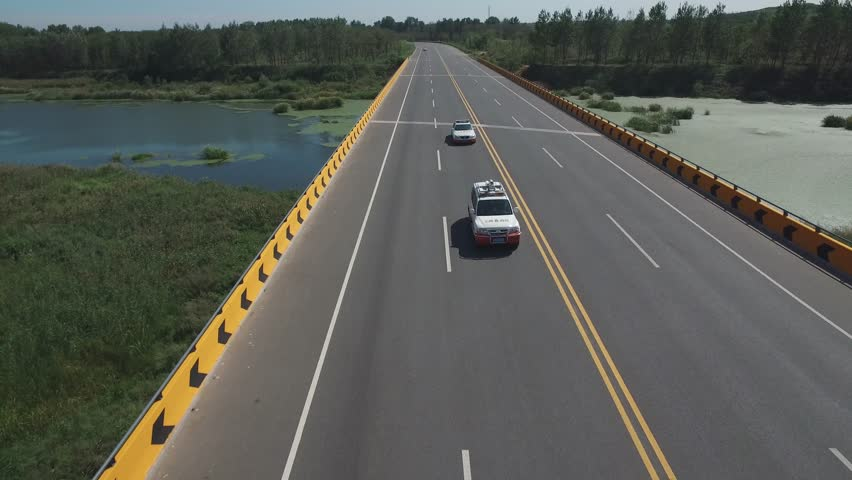
//> input picture Assignment4/Ques2/Carstraight.jpg, 852 x 480 px, given in place of pic1.jpg, which was not available
$ ./hough_line   (built with g++ and OpenCV 4)
//> lines starting //> are read from the running program, lines starting //| are printed output that depends on the picture; pictures that were not available may be replaced by others from this repository, and a replacement may not be noted
/**
 * @file hough_line.cpp
 * @author Deepesh
 * @brief Draw Hough lines (Probabilistic and non probabilistic)
 * @version 0.1
 * @date 2019-07-17
 *
 * @copyright Copyright (c) 2019
 *
 */
#include "opencv2/highgui/highgui.hpp"
#include "opencv2/imgproc/imgproc.hpp"
#include "opencv2/imgcodecs/imgcodecs.hpp"
#include <iostream>

using namespace cv;
using namespace std;

/**
 * @brief helper function
 *
 */
void help();

int main(int argc, char** argv)
{
 const char* filename = argc >= 2 ? argv[1] : "pic1.jpg";

 Mat src = imread(filename, 0);
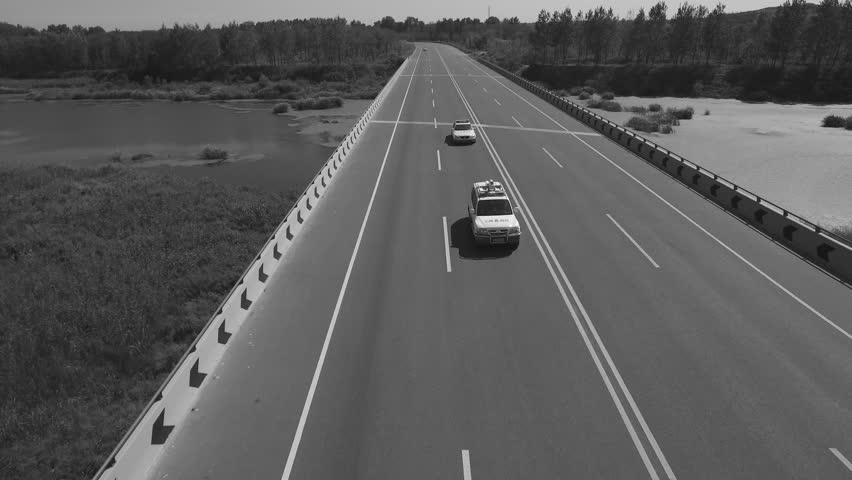
//> src: 480 rows x 852 cols, CV_8UC1; min 11, max 255, mean 90.8
 if(src.empty())
 {
     help();
     cout << "can not open " << filename << endl;
     return -1;
 }

 Mat dst, cdst, cdstP;
 Canny(src, dst, 50, 200, 3);
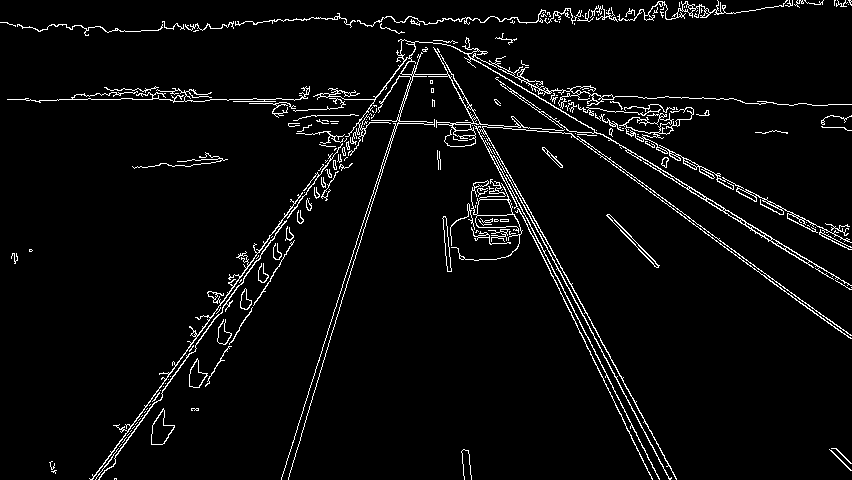
//> dst: 480 rows x 852 cols, CV_8UC1; 4.1% white in thin lines or dots
 cvtColor(dst, cdst, CV_GRAY2BGR);
//> cdst: 480 rows x 852 cols, CV_8UC3; 4.1% white in thin lines or dots

 cdstP = cdst.clone();
 vector<Vec2f> lines;
 HoughLines(dst, lines, 1, CV_PI/180, 150, 0, 0 );
//> lines = 48 lines (rho, theta), first 12: [-370, 2.67], [361, 0.63], [-366, 2.65], [99, 1.57], [-194, 2.11], [414, 0.31], [-204, 2.13], [357, 0.63], [-376, 2.69], [-229, 2.2], [-168, 2.04], [-170, 2.04]

  for( size_t i = 0; i < lines.size(); i++ )
  {
     float rho = lines[i][0], theta = lines[i][1];
     Point pt1, pt2;
     double a = cos(theta), b = sin(theta);
     double x0 = a*rho, y0 = b*rho;
     pt1.x = cvRound(x0 + 1000*(-b));
     pt1.y = cvRound(y0 + 1000*(a));
     pt2.x = cvRound(x0 - 1000*(-b));
     pt2.y = cvRound(y0 - 1000*(a));
     line( cdst, pt1, pt2, Scalar(0,0,255), 3, LINE_AA);
  }
//> this loop made 48 passes
//> (rho, theta, a, b, x0, y0) on passes 1 to 12: (-370, 2.67, -0.891, 0.454, 329.7, -168), (361, 0.628, 0.809, 0.588, 292.1, 212.2), (-366, 2.65, -0.883, 0.469, 323.2, -171.8), (99, 1.57, -4.37e-08, 1, -4.33e-06, 99), (-194, 2.11, -0.515, 0.857, 99.92, -166.3), (414, 0.314, 0.951, 0.309, 393.7, 127.9), (-204, 2.13, -0.53, 0.848, 108.1, -173), (357, 0.628, 0.809, 0.588, 288.8, 209.8), (-376, 2.69, -0.899, 0.438, 337.9, -164.8), (-229, 2.2, -0.588, 0.809, 134.6, -185.3), (-168, 2.04, -0.454, 0.891, 76.27, -149.7), (-170, 2.04, -0.454, 0.891, 77.18, -151.5)
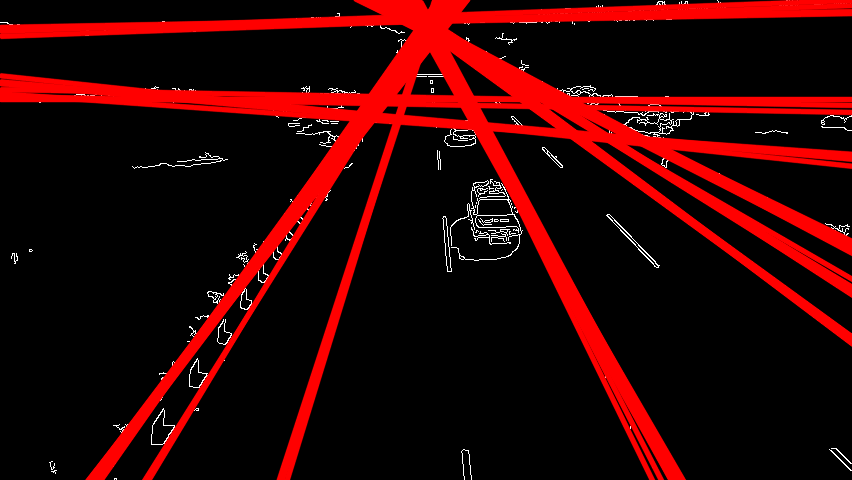
//> cdst: 480 rows x 852 cols, CV_8UC3; mean B, G, R 2.5, 2.5, 46.3

  vector<Vec4i> linesP;
  HoughLinesP(dst, linesP, 1, CV_PI/180, 50, 50, 10 );
//> linesP = 98 lines (x1, y1, x2, y2), first 8: [510, 180, 669, 479], [210, 99, 300, 99], [115, 455, 359, 119], [566, 303, 652, 479], [564, 292, 659, 479], [445, 41, 626, 150], [489, 61, 844, 241], [662, 198, 850, 335]
  for( size_t i = 0; i < linesP.size(); i++ )
  {
    Vec4i l = linesP[i];
    line( cdstP, Point(l[0], l[1]), Point(l[2], l[3]), Scalar(0,0,255), 3, CV_AA);
  }
//> this loop made 98 passes
//> l on passes 1 to 12: [510, 180, 669, 479], [210, 99, 300, 99], [115, 455, 359, 119], [566, 303, 652, 479], [564, 292, 659, 479], [445, 41, 626, 150], [489, 61, 844, 241], [662, 198, 850, 335], [114, 450, 325, 160], [286, 461, 418, 54], [92, 479, 199, 332], [447, 65, 507, 172]
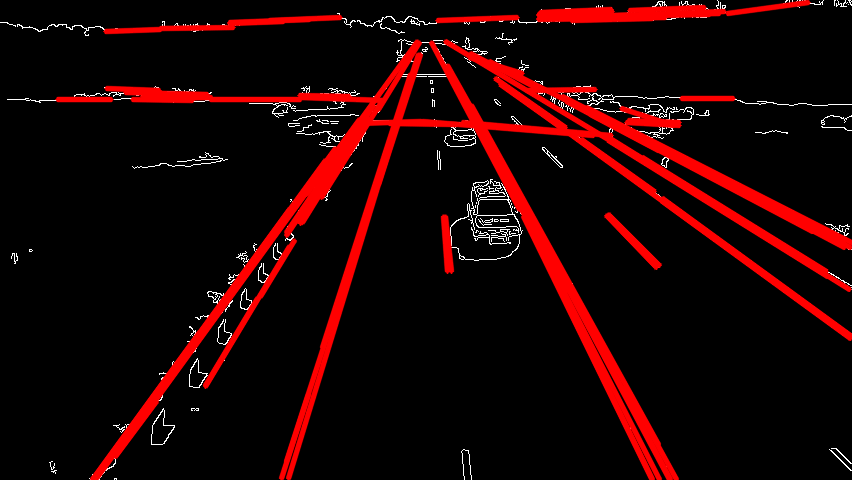
//> cdstP: 480 rows x 852 cols, CV_8UC3; mean B, G, R 3.3, 3.3, 29.4
 imshow("source", src);
 imshow("detected lines Standard Hough transform", cdst);
 imshow("detected lines Probabilistic Hough transform", cdstP);
 imwrite("Standard Hough transform.jpg", cdst);
 imwrite("Probabilistic Hough transform.jpg", cdstP);
 waitKey();

 return 0;
}


void help()
{
 cout << "\nThis program demonstrates line finding with the Hough transform.\n"
         "Usage:\n"
         "./houghlines <image_name>" << endl;
}

$ run again, on Assignment4/Ques2/test_img.jpg
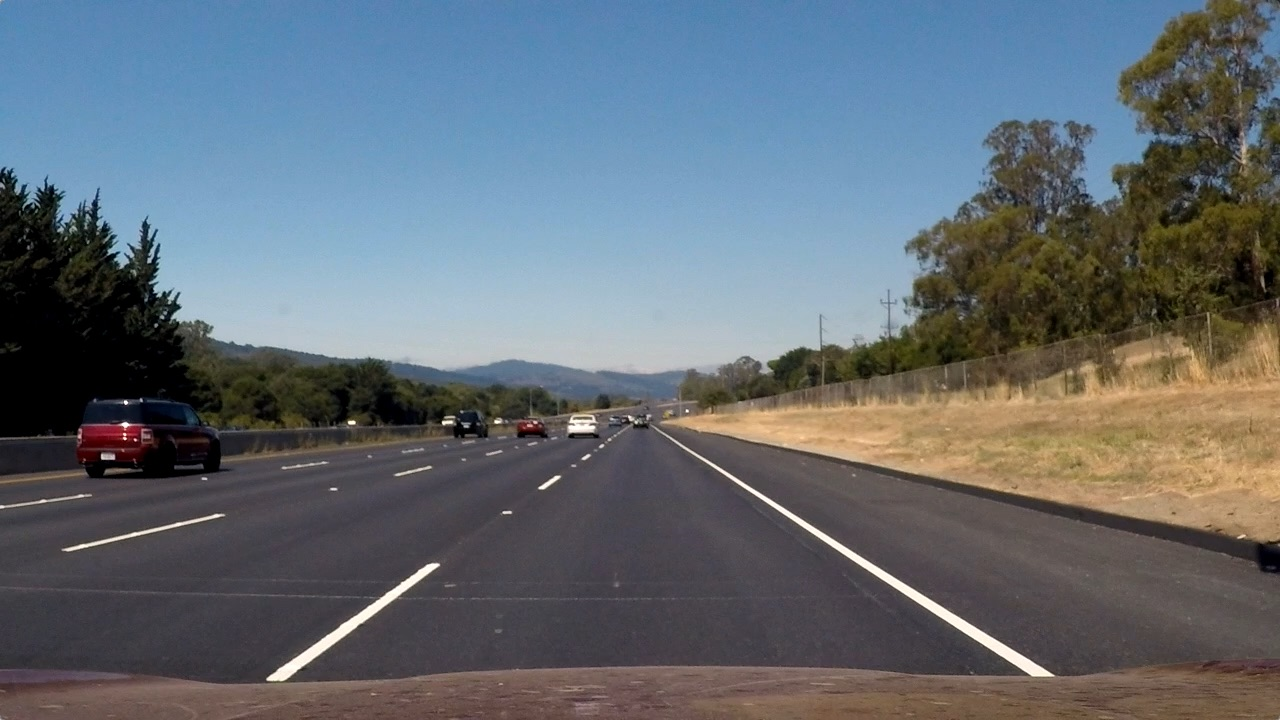
//> input picture Assignment4/Ques2/test_img.jpg, 1280 x 720 px
//> dst: 720 rows x 1280 cols, CV_8UC1; 4.5% white in thin lines or dots
//> lines = 183 lines (rho, theta), first 12: [264, 1.8], [15, 2.13], [473, 1.48], [439, 1.54], [437, 1.54], [290, 1.76], [5, 2.15], [441, 1.52], [480, 1.45], [444, 1.52], [708, 0.96], [450, 1.5]
//> the loop `for( size_t i = 0; i < lines.size(); i++ )` made 183 passes
//> (rho, theta, a, b, x0, y0) on passes 1 to 3: (264, 1.8, -0.225, 0.974, -59.39, 257.2), (15, 2.13, -0.53, 0.848, -7.95, 12.72), (473, 1.48, 0.0872, 0.996, 41.22, 471.2)
//> after the loop `for( size_t i = 0; i < lines.size(); i++ )`:
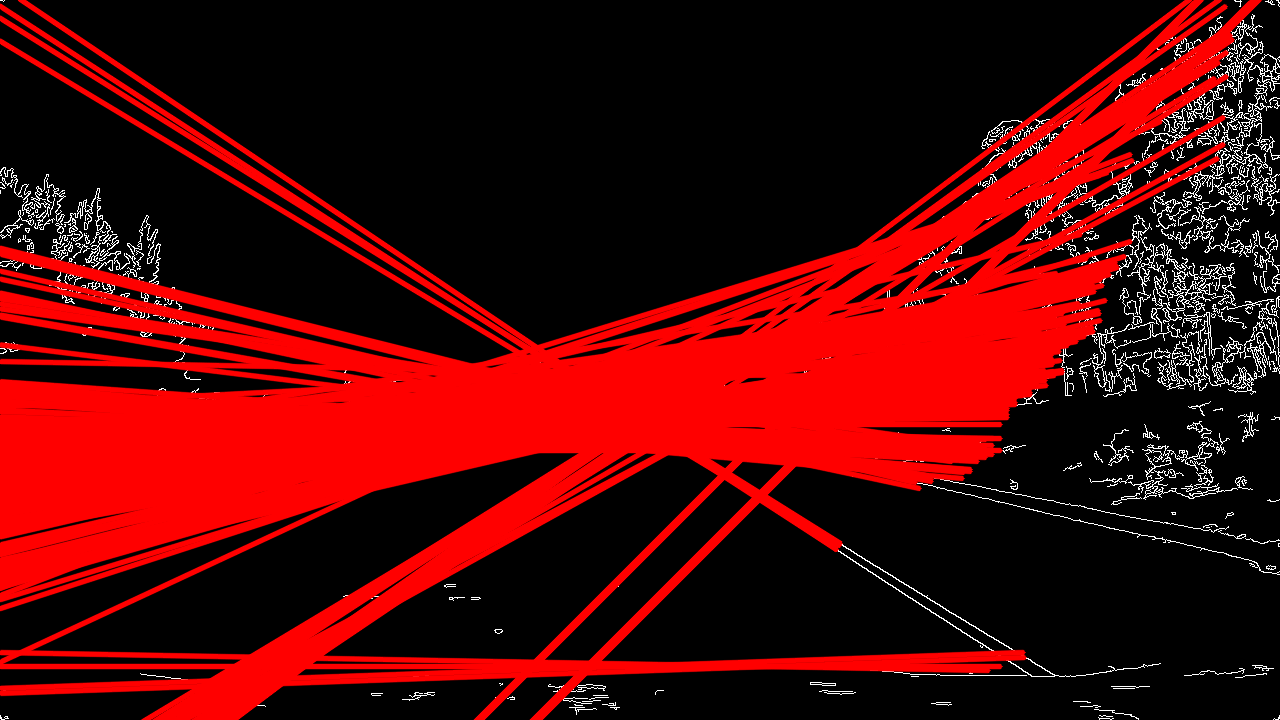
//> cdst: 720 rows x 1280 cols, CV_8UC3; mean B, G, R 5.7, 5.7, 81.2
//> linesP = 321 lines (x1, y1, x2, y2), first 8: [962, 386, 1036, 381], [622, 407, 1014, 651], [646, 416, 737, 413], [310, 422, 380, 419], [151, 478, 233, 470], [796, 454, 1067, 517], [733, 437, 939, 478], [0, 475, 85, 468]
//> the loop `for( size_t i = 0; i < linesP.size(); i++ )` made 321 passes
//> after the loop `for( size_t i = 0; i < linesP.size(); i++ )`:
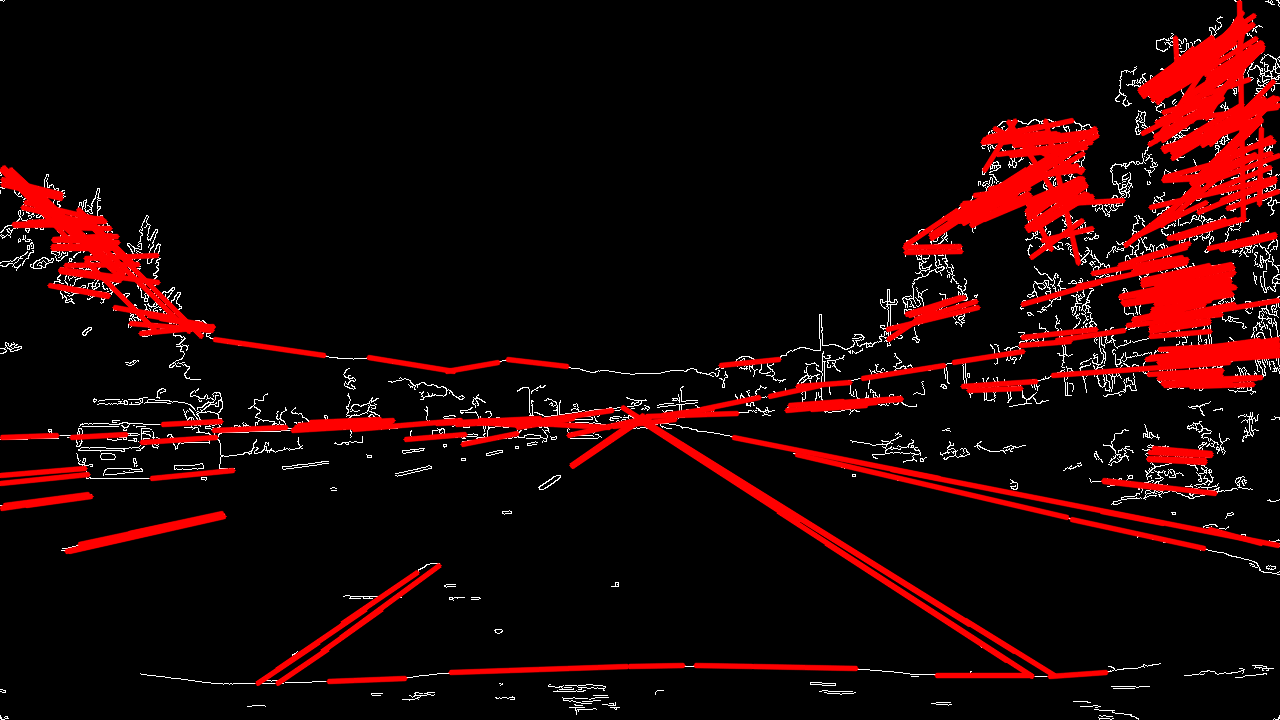
//> cdstP: 720 rows x 1280 cols, CV_8UC3; mean B, G, R 5.1, 5.1, 28.8
